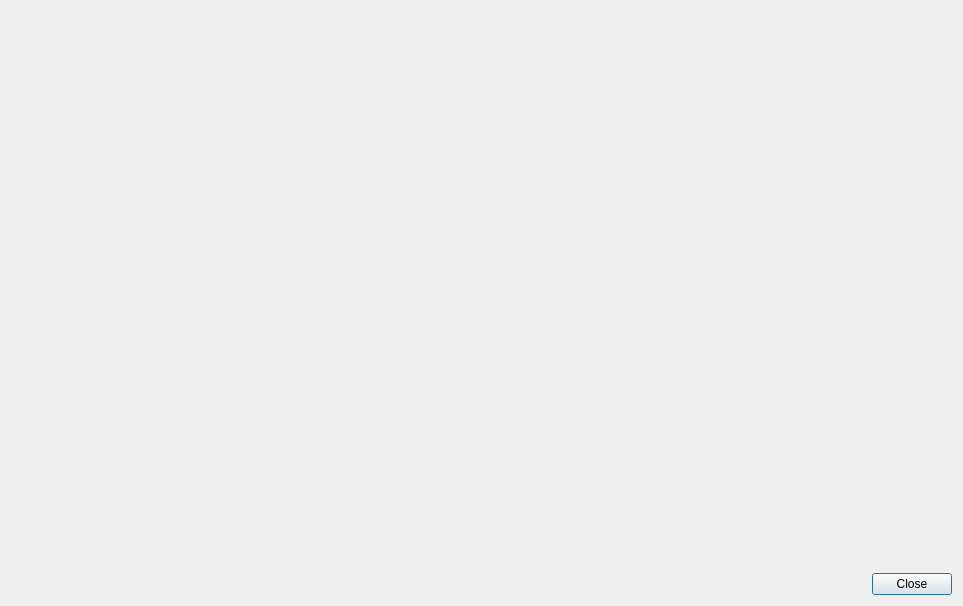
<?xml version="1.0" encoding="UTF-8"?>
<ui version="4.0">
 <class>TimeEntryViewerDialog</class>
 <widget class="QDialog" name="TimeEntryViewerDialog">
  <property name="geometry">
   <rect>
    <x>0</x>
    <y>0</y>
    <width>963</width>
    <height>606</height>
   </rect>
  </property>
  <property name="windowTitle">
   <string>Dialog</string>
  </property>
  <layout class="QVBoxLayout" name="verticalLayout" stretch="1,0">
   <item>
    <widget class="TimeEntryViewer" name="timeEntryViewer" native="true"/>
   </item>
   <item>
    <layout class="QHBoxLayout" name="horizontalLayout">
     <property name="topMargin">
      <number>0</number>
     </property>
     <item>
      <spacer name="horizontalSpacer">
       <property name="orientation">
        <enum>Qt::Horizontal</enum>
       </property>
       <property name="sizeHint" stdset="0">
        <size>
         <width>40</width>
         <height>20</height>
        </size>
       </property>
      </spacer>
     </item>
     <item>
      <widget class="QPushButton" name="closeButton">
       <property name="text">
        <string>Close</string>
       </property>
      </widget>
     </item>
    </layout>
   </item>
  </layout>
 </widget>
 <customwidgets>
  <customwidget>
   <class>TimeEntryViewer</class>
   <extends>QWidget</extends>
   <header>timeentryviewer.hpp</header>
   <container>1</container>
  </customwidget>
 </customwidgets>
 <resources/>
 <connections/>
</ui>
